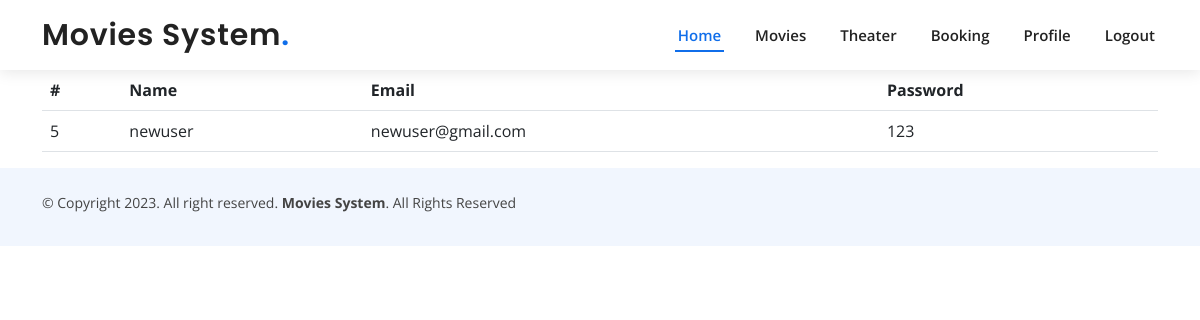
Screenshot of /viewprofile.php (signed in) with the database file from the repository.
### tables this page shows
CREATE TABLE `users` (
  `userid` int(11) NOT NULL,
  `name` varchar(50) NOT NULL,
  `email` varchar(50) NOT NULL,
  `password` varchar(50) NOT NULL,
  `roteype` int(11) NOT NULL
);

### viewprofile.php (the view, shortened to what this page needs)
<?php
include('connect.php');
?>
<!DOCTYPE html>
<html lang="en">
<head>
</head>
<body>
<?php include('header.php')  ?>
<div class="container">
<div class="row">
  <div class="col-lg-12">
     <table class="table">
      <tr>
        <th>#</th>
        <th>Name</th>
        <th>Email</th>
        <th>Password</th>
      </tr>
      <?php
      $uid = $_SESSION['uid'];
      $sql = "SELECT * FROM `users` where userid = '$uid'";
      $res  = mysqli_query($con, $sql);
      if(mysqli_num_rows($res) > 0){
        while($data = mysqli_fetch_array($res)){
          ?>
          <tr>
            <td><?= $data['userid'] ?></td>
            <td><?= $data['name'] ?></td>
            <td><?= $data['email'] ?> </td>
            <td><?= $data['password'] ?> </td>
          </tr>
       <?php
        }
      }else{
        echo 'no user found';
      }
      ?>
     </table>
  </div>
</div>
</div>
<?php include('footer.php')  ?>
</body>
</html>

### assets/css/style.css (style rules this page uses)
body { font-family: "Open Sans", sans-serif; color: #444444; }
.scrolled-offset { margin-top: 70px; }

### rows the page displays
users: userid "5", name "newuser", email "newuser@gmail.com", password "123"
